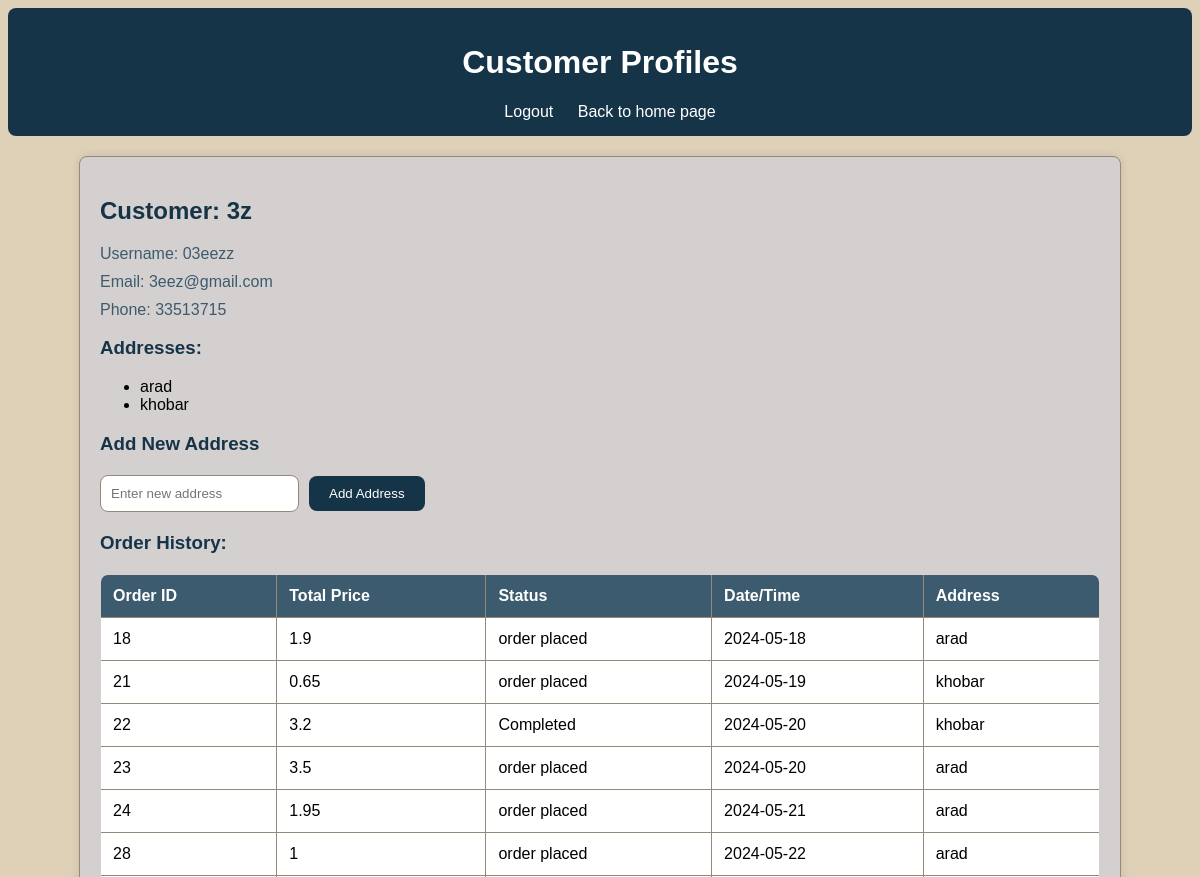
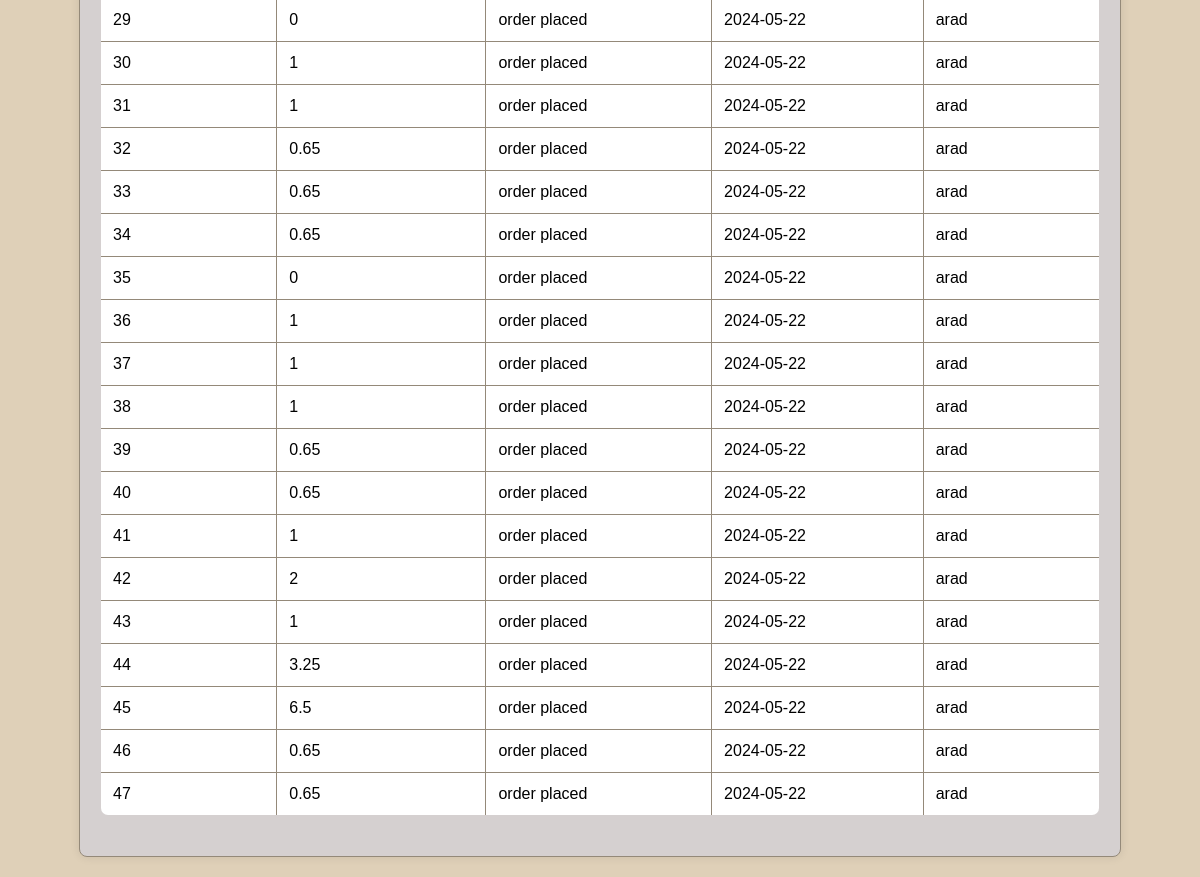
The app's page /profile.php (signed in) with its own data (2 pictures, top to bottom).
### tables this page shows
CREATE TABLE `customers` (
  `cid` int(11) NOT NULL,
  `cname` text NOT NULL,
  `cusername` text NOT NULL,
  `cpass` text NOT NULL,
  `cemail` text NOT NULL,
  `cphone` int(8) NOT NULL
);

CREATE TABLE `address` (
  `addid` int(101) NOT NULL,
  `cid` int(11) NOT NULL,
  `address` text NOT NULL
);

CREATE TABLE `orders` (
  `oid` int(11) NOT NULL,
  `cid` int(11) NOT NULL,
  `addid` int(11) NOT NULL,
  `totalprice` varchar(11) NOT NULL,
  `status` text NOT NULL,
  `date & time` date NOT NULL
);

### profile.php (the view, shortened to what this page needs)
<!DOCTYPE html>
<html lang="en">
<head>
    <link rel="stylesheet" href="pro.css">
</head>
<body>
    <header>
        <h1>Customer Profiles</h1>
        <a href="logout.php">Logout</a>
        <a href="homepage.php">Back to home page</a>
    </header>
    <main>
        <?php
        include 'db_conn.php';
        try {
            $sql = "SELECT cid, cname, cusername, cemail, cphone FROM customers WHERE cid = ?";
            $stmt = $db->prepare($sql);
            $stmt->execute([$_SESSION['cid']]);
            if ($stmt->rowCount() > 0) {
                while($row = $stmt->fetch(PDO::FETCH_ASSOC)) {
                    echo "<h2>Customer: " . $row["cname"] . "</h2>";
                    echo "<p>Username: " . $row["cusername"] . "</p>";
                    echo "<p>Email: " . $row["cemail"] . "</p>";
                    echo "<p>Phone: " . $row["cphone"] . "</p>";
                    $cid = $row["cid"];
                    $addressSql = "SELECT * FROM address WHERE cid = :cid";
                    $addressStmt = $db->prepare($addressSql);
                    $addressStmt->bindParam(':cid', $cid);
                    $addressStmt->execute();
                    echo "<h3>Addresses:</h3>";
                    if ($addressStmt->rowCount() > 0) {
                        echo "<ul>";
                        while ($addressRow = $addressStmt->fetch(PDO::FETCH_ASSOC)) {
                            echo "<li>" . $addressRow['address'] . "</li>";
                        }
                        echo "</ul>";
                    } else {
                        echo "<p>No addresses found.</p>";
                    }
                    echo '<h3>Add New Address</h3>';
                    echo '<form method="POST" action="profile.php">';
                    echo '<input type="text" name="new_address" placeholder="Enter new address" required>';
                    echo '<button type="submit">Add Address</button>';
                    echo '</form>';
                    $orderSql = "SELECT o.oid, o.totalprice, o.status, o.`date & time`, a.address
                                 FROM orders o
                                 LEFT JOIN address a ON o.addid = a.addid
                                 WHERE o.cid = :cid";
                    $orderStmt = $db->prepare($orderSql);
                    $orderStmt->bindParam(':cid', $cid);
                    $orderStmt->execute();
                    if ($orderStmt->rowCount() > 0) {
                        echo "<h3>Order History:</h3>";
                        echo "<table>";
                        echo "<tr><th>Order ID</th><th>Total Price</th><th>Status</th><th>Date/Time</th><th>Address</th></tr>";
                        while ($orderRow = $orderStmt->fetch(PDO::FETCH_ASSOC)) {
                            echo "<tr>";
                            echo "<td>" . $orderRow["oid"] . "</td>";
                            echo "<td>" . $orderRow["totalprice"] . "</td>";
                            echo "<td>" . $orderRow["status"] . "</td>";
                            echo "<td>" . $orderRow['date & time'] . "</td>";
                            echo "<td>" . $orderRow['address'] . "</td>";
                            echo "</tr>";
                        }
                        echo "</table>";
                    } else {
                        echo "<p>No order history found.</p>";
                    }
                }
            } else {
                echo "<p>No customers found.</p>";
            }
        } catch (PDOException $e) {
            error_log("Query failed: " . $e->getMessage());
            die("Oops! Something went wrong. Please try again later.");
        }
        ?>
    </main>
</body>
</html>

### pro.css (style rules this page uses)
body { font-family: Arial, sans-serif; background-color: #DFD0B8; }
header { background-color: #153448; color: white; padding: 10px 20px; text-align: center; border-radius: 8px; }
header a { color: white; text-decoration: none; margin-left: 20px; }
main { max-width: 800px; margin: 20px auto; padding: 20px; background-color: rgb(213, 208, 208); box-shadow: 0 0 10px rgba(0, 0, 0, 0.1); border: 1px solid #948979; border-radius: 8px; }
h2, h3 { color: #153448; }
table { width: 100%; border-collapse: collapse; margin: 20px 0; border-radius: 8px; overflow: hidden; }
table, th, td { border: 1px solid #948979; }
th, td { padding: 10px; text-align: left; }
th { background-color: #3C5B6F; color: white; }
td { background-color: #ffffff; }
p { margin: 10px 0; color: #3C5B6F; }
form { margin: 20px 0; }
form input[type="text"] { padding: 10px; border: 1px solid #948979; border-radius: 8px; margin-right: 10px; }
form button { padding: 10px 20px; background-color: #153448; color: white; border: none; border-radius: 8px; cursor: pointer; }
@media (min-width: 1024px) { main { max-width: 1000px; } }
@media (min-width: 1024px) { th, td { padding: 12px; } }
@media (min-width: 1024px) { header, footer { padding: 15px 30px; } }

### records on screen
customers: cname "3z", cusername "03eezz", cemail "3eez@gmail.com", cphone "33513715"
address: address "arad"
address: address "khobar"
orders: oid "18", totalprice "1.9", status "order placed", value "2024-05-18", addid.address "arad"
orders: oid "21", totalprice "0.65", status "order placed", value "2024-05-19", addid.address "khobar"
orders: oid "22", totalprice "3.2", status "Completed", value "2024-05-20", addid.address "khobar"
orders: oid "23", totalprice "3.5", status "order placed", value "2024-05-20", addid.address "arad"
orders: oid "24", totalprice "1.95", status "order placed", value "2024-05-21", addid.address "arad"
orders: oid "28", totalprice "1", status "order placed", value "2024-05-22", addid.address "arad"
orders: oid "29", totalprice "0", status "order placed", value "2024-05-22", addid.address "arad"
orders: oid "30", totalprice "1", status "order placed", value "2024-05-22", addid.address "arad"
orders: oid "31", totalprice "1", status "order placed", value "2024-05-22", addid.address "arad"
orders: oid "32", totalprice "0.65", status "order placed", value "2024-05-22", addid.address "arad"
orders: oid "33", totalprice "0.65", status "order placed", value "2024-05-22", addid.address "arad"
orders: oid "34", totalprice "0.65", status "order placed", value "2024-05-22", addid.address "arad"
orders: oid "35", totalprice "0", status "order placed", value "2024-05-22", addid.address "arad"
orders: oid "36", totalprice "1", status "order placed", value "2024-05-22", addid.address "arad"
orders: oid "37", totalprice "1", status "order placed", value "2024-05-22", addid.address "arad"
orders: oid "38", totalprice "1", status "order placed", value "2024-05-22", addid.address "arad"
orders: oid "39", totalprice "0.65", status "order placed", value "2024-05-22", addid.address "arad"
orders: oid "40", totalprice "0.65", status "order placed", value "2024-05-22", addid.address "arad"
orders: oid "41", totalprice "1", status "order placed", value "2024-05-22", addid.address "arad"
orders: oid "42", totalprice "2", status "order placed", value "2024-05-22", addid.address "arad"
orders: oid "43", totalprice "1", status "order placed", value "2024-05-22", addid.address "arad"
orders: oid "44", totalprice "3.25", status "order placed", value "2024-05-22", addid.address "arad"
orders: oid "45", totalprice "6.5", status "order placed", value "2024-05-22", addid.address "arad"
orders: oid "46", totalprice "0.65", status "order placed", value "2024-05-22", addid.address "arad"
orders: oid "47", totalprice "0.65", status "order placed", value "2024-05-22", addid.address "arad"
